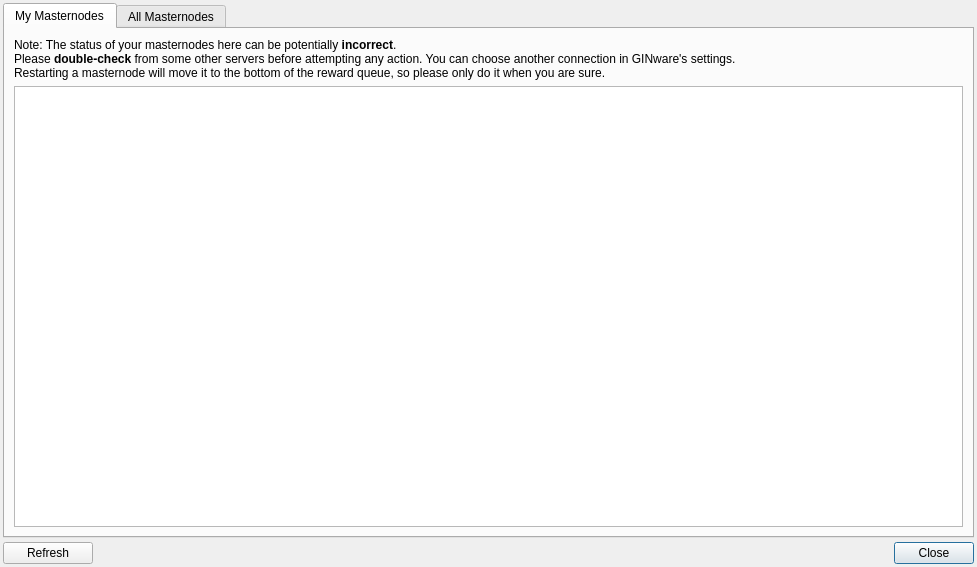
<?xml version="1.0" encoding="UTF-8"?>
<ui version="4.0">
 <class>MasternodeFull</class>
 <widget class="QDialog" name="MasternodeFull">
  <property name="geometry">
   <rect>
    <x>0</x>
    <y>0</y>
    <width>977</width>
    <height>567</height>
   </rect>
  </property>
  <property name="windowTitle">
   <string>Masternode information</string>
  </property>
  <property name="modal">
   <bool>true</bool>
  </property>
  <layout class="QVBoxLayout" name="verticalLayout">
   <property name="spacing">
    <number>4</number>
   </property>
   <property name="leftMargin">
    <number>3</number>
   </property>
   <property name="topMargin">
    <number>3</number>
   </property>
   <property name="rightMargin">
    <number>3</number>
   </property>
   <property name="bottomMargin">
    <number>3</number>
   </property>
   <item>
    <widget class="QTabWidget" name="tabWidget">
     <property name="currentIndex">
      <number>0</number>
     </property>
     <widget class="QWidget" name="my_mns_tab">
      <attribute name="title">
       <string>My Masternodes</string>
      </attribute>
      <layout class="QGridLayout" name="gridLayout">
       <item row="1" column="0">
        <widget class="QTableView" name="myMnsTable">
         <property name="alternatingRowColors">
          <bool>true</bool>
         </property>
         <property name="selectionMode">
          <enum>QAbstractItemView::NoSelection</enum>
         </property>
         <property name="verticalScrollMode">
          <enum>QAbstractItemView::ScrollPerPixel</enum>
         </property>
         <property name="horizontalScrollMode">
          <enum>QAbstractItemView::ScrollPerPixel</enum>
         </property>
         <property name="sortingEnabled">
          <bool>true</bool>
         </property>
         <attribute name="horizontalHeaderDefaultSectionSize">
          <number>99</number>
         </attribute>
         <attribute name="horizontalHeaderStretchLastSection">
          <bool>true</bool>
         </attribute>
         <attribute name="verticalHeaderVisible">
          <bool>false</bool>
         </attribute>
        </widget>
       </item>
       <item row="0" column="0">
        <widget class="QLabel" name="lblMyMasternodesWarning">
         <property name="text">
          <string>&lt;html&gt;&lt;head/&gt;&lt;body&gt;&lt;p&gt;Note: The status of your masternodes here can be potentially &lt;span style=&quot; font-weight:600;&quot;&gt;incorrect&lt;/span&gt;.&lt;br/&gt;Please &lt;span style=&quot; font-weight:600;&quot;&gt;double-check&lt;/span&gt; from some other servers before attempting any action. You can choose another connection in GINware's settings.&lt;br/&gt;Restarting a masternode will move it to the bottom of the reward queue, so please only do it when you are sure.&lt;/p&gt;&lt;/body&gt;&lt;/html&gt;</string>
         </property>
         <property name="textFormat">
          <enum>Qt::RichText</enum>
         </property>
        </widget>
       </item>
      </layout>
     </widget>
     <widget class="QWidget" name="all_mns_tab">
      <attribute name="title">
       <string>All Masternodes</string>
      </attribute>
      <layout class="QGridLayout" name="gridLayout_2">
       <item row="2" column="0">
        <widget class="QTableView" name="allMnsTable">
         <property name="alternatingRowColors">
          <bool>true</bool>
         </property>
         <property name="selectionMode">
          <enum>QAbstractItemView::NoSelection</enum>
         </property>
         <property name="verticalScrollMode">
          <enum>QAbstractItemView::ScrollPerPixel</enum>
         </property>
         <property name="horizontalScrollMode">
          <enum>QAbstractItemView::ScrollPerPixel</enum>
         </property>
         <property name="sortingEnabled">
          <bool>true</bool>
         </property>
         <attribute name="horizontalHeaderStretchLastSection">
          <bool>true</bool>
         </attribute>
         <attribute name="verticalHeaderVisible">
          <bool>false</bool>
         </attribute>
        </widget>
       </item>
       <item row="1" column="0">
        <layout class="QHBoxLayout" name="horizontalLayout_2">
         <property name="topMargin">
          <number>0</number>
         </property>
         <item>
          <spacer name="horizontalSpacer_2">
           <property name="orientation">
            <enum>Qt::Horizontal</enum>
           </property>
           <property name="sizeHint" stdset="0">
            <size>
             <width>40</width>
             <height>20</height>
            </size>
           </property>
          </spacer>
         </item>
         <item>
          <widget class="QLabel" name="lblMasternodesFullCount">
           <property name="text">
            <string>Node Count: Unknown</string>
           </property>
          </widget>
         </item>
        </layout>
       </item>
      </layout>
     </widget>
    </widget>
   </item>
   <item>
    <layout class="QHBoxLayout" name="horizontalLayout">
     <property name="spacing">
      <number>6</number>
     </property>
     <item>
      <widget class="QToolButton" name="btnMasternodesFullRefresh">
       <property name="sizePolicy">
        <sizepolicy hsizetype="Maximum" vsizetype="Minimum">
         <horstretch>0</horstretch>
         <verstretch>0</verstretch>
        </sizepolicy>
       </property>
       <property name="text">
        <string>     Refresh     </string>
       </property>
       <property name="iconSize">
        <size>
         <width>14</width>
         <height>14</height>
        </size>
       </property>
       <property name="toolButtonStyle">
        <enum>Qt::ToolButtonTextBesideIcon</enum>
       </property>
      </widget>
     </item>
     <item>
      <spacer name="horizontalSpacer">
       <property name="orientation">
        <enum>Qt::Horizontal</enum>
       </property>
       <property name="sizeHint" stdset="0">
        <size>
         <width>40</width>
         <height>20</height>
        </size>
       </property>
      </spacer>
     </item>
     <item>
      <widget class="QLabel" name="lblMasternodesFullMessage">
       <property name="text">
        <string/>
       </property>
      </widget>
     </item>
     <item>
      <spacer name="hsFilter">
       <property name="orientation">
        <enum>Qt::Horizontal</enum>
       </property>
       <property name="sizeHint" stdset="0">
        <size>
         <width>40</width>
         <height>20</height>
        </size>
       </property>
      </spacer>
     </item>
     <item>
      <widget class="QDialogButtonBox" name="buttonBox">
       <property name="sizePolicy">
        <sizepolicy hsizetype="Fixed" vsizetype="Fixed">
         <horstretch>0</horstretch>
         <verstretch>0</verstretch>
        </sizepolicy>
       </property>
       <property name="standardButtons">
        <set>QDialogButtonBox::Close</set>
       </property>
      </widget>
     </item>
    </layout>
   </item>
  </layout>
 </widget>
 <resources/>
 <connections/>
</ui>
